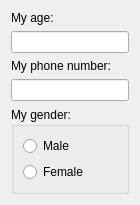
<?xml version="1.0" encoding="UTF-8"?>
<ui version="4.0">
 <class>MainForm</class>
 <widget class="QWidget" name="MainForm">
  <property name="geometry">
   <rect>
    <x>0</x>
    <y>0</y>
    <width>140</width>
    <height>200</height>
   </rect>
  </property>
  <property name="windowTitle">
   <string>Input Panel Example</string>
  </property>
  <layout class="QVBoxLayout" name="verticalLayout_2">
   <item>
    <widget class="QLabel" name="label">
     <property name="text">
      <string>My age:</string>
     </property>
     <property name="alignment">
      <set>Qt::AlignBottom|Qt::AlignLeading|Qt::AlignLeft</set>
     </property>
     <property name="buddy">
      <cstring>lineEdit</cstring>
     </property>
    </widget>
   </item>
   <item>
    <widget class="QLineEdit" name="lineEdit"/>
   </item>
   <item>
    <widget class="QLabel" name="label_2">
     <property name="text">
      <string>My phone number:</string>
     </property>
     <property name="alignment">
      <set>Qt::AlignBottom|Qt::AlignLeading|Qt::AlignLeft</set>
     </property>
     <property name="buddy">
      <cstring>lineEdit_2</cstring>
     </property>
    </widget>
   </item>
   <item>
    <widget class="QLineEdit" name="lineEdit_2"/>
   </item>
   <item>
    <widget class="QGroupBox" name="groupBox">
     <property name="title">
      <string>My gender:</string>
     </property>
     <layout class="QVBoxLayout" name="verticalLayout">
      <item>
       <widget class="QRadioButton" name="radioButton">
        <property name="text">
         <string>Male</string>
        </property>
       </widget>
      </item>
      <item>
       <widget class="QRadioButton" name="radioButton_2">
        <property name="text">
         <string>Female</string>
        </property>
       </widget>
      </item>
     </layout>
    </widget>
   </item>
  </layout>
 </widget>
 <resources/>
 <connections/>
</ui>
